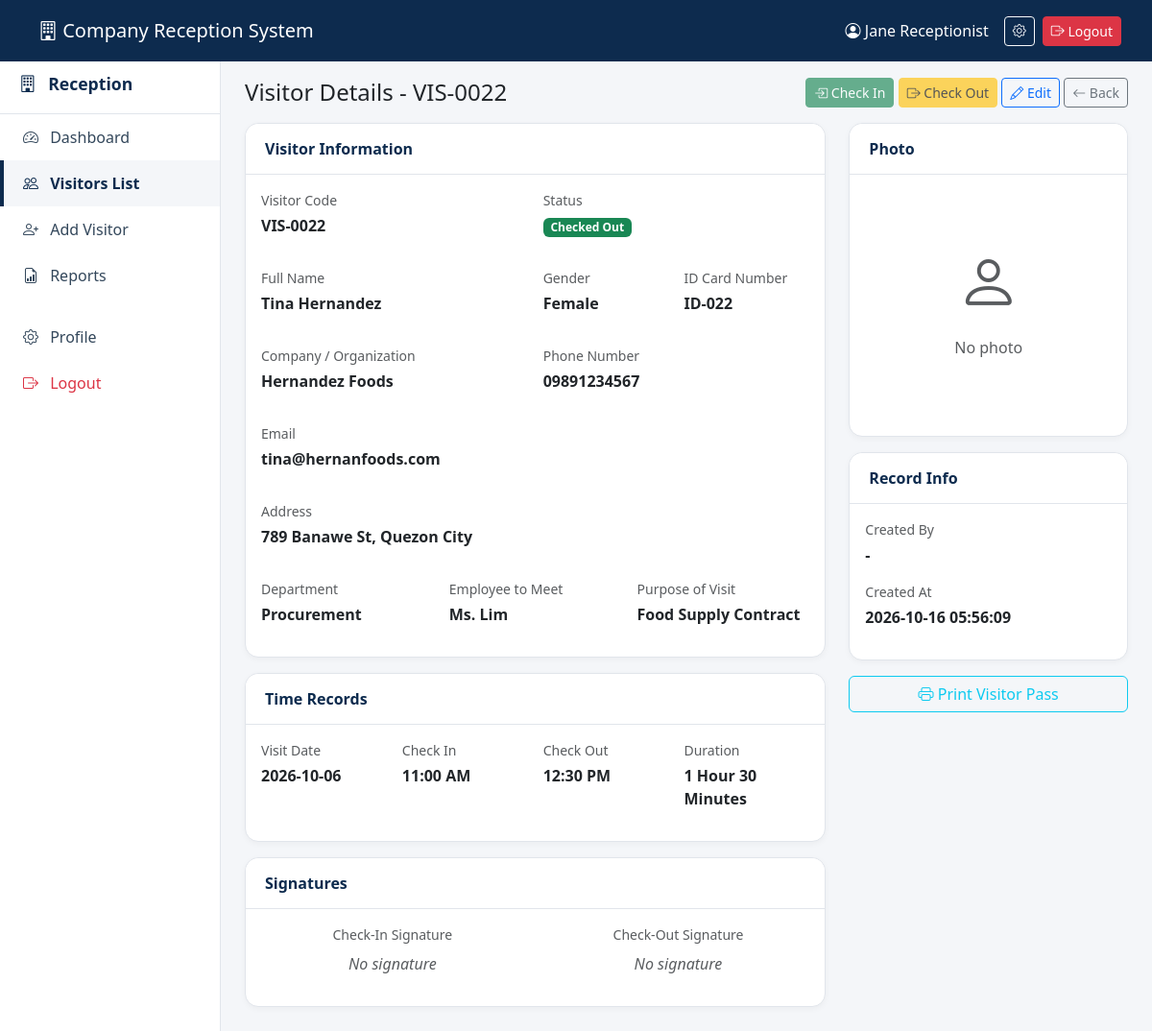
Page /visitors/view.php?id=22 (signed in) on the committed database.
### tables this page shows
CREATE TABLE IF NOT EXISTS visitors (
    id INT(11) NOT NULL AUTO_INCREMENT,
    visitor_code VARCHAR(20) NOT NULL UNIQUE,
    visitor_name VARCHAR(100) NOT NULL,
    gender VARCHAR(10) DEFAULT NULL,
    company VARCHAR(100) DEFAULT NULL,
    phone VARCHAR(20) NOT NULL,
    email VARCHAR(100) DEFAULT NULL,
    address TEXT DEFAULT NULL,
    id_number VARCHAR(50) DEFAULT NULL,
    purpose VARCHAR(255) NOT NULL,
    department VARCHAR(100) NOT NULL,
    employee_to_meet VARCHAR(100) NOT NULL,
    visit_date DATE NOT NULL,
    check_in DATETIME DEFAULT NULL,
    check_out DATETIME DEFAULT NULL,
    duration VARCHAR(50) DEFAULT NULL,
    status ENUM('Waiting','Approved','In Meeting','Checked Out') NOT NULL DEFAULT 'Waiting',
    photo VARCHAR(255) DEFAULT NULL,
    signature_in VARCHAR(255) DEFAULT NULL,
    signature_out VARCHAR(255) DEFAULT NULL,
    created_by INT(11) DEFAULT NULL,
    created_at TIMESTAMP DEFAULT CURRENT_TIMESTAMP,
    PRIMARY KEY (id),
    INDEX idx_visitor_code (visitor_code),
    INDEX idx_visit_date (visit_date),
    INDEX idx_status (status)
);

### visitors/view.php (the view, shortened to what this page needs)
<?php
require_once '../config/database.php';
$id = (int)($_GET['id'] ?? 0);
$stmt = $pdo->prepare("SELECT v.*, u.fullname AS receptionist_name FROM visitors v LEFT JOIN users u ON v.created_by = u.id WHERE v.id = ?");
$stmt->execute([$id]);
$visitor = $stmt->fetch(PDO::FETCH_ASSOC);
$badgeClass = 'bg-warning text-dark';
if ($visitor['status'] === 'Checked Out') $badgeClass = 'bg-success';
include '../includes/header.php';
?>
<div class="d-flex justify-content-between align-items-center mb-3">
    <h4 class="mb-0">Visitor Details - <?php echo htmlspecialchars($visitor['visitor_code']); ?></h4>
    <div>
        <a href="checkin.php?id=<?php echo $visitor['id']; ?>" class="btn btn-success btn-sm <?php echo $visitor['check_in'] ? 'disabled' : ''; ?>">
            <i class="bi bi-box-arrow-in-right"></i> Check In
        </a>
        <a href="checkout.php?id=<?php echo $visitor['id']; ?>" class="btn btn-warning btn-sm <?php echo (!$visitor['check_in'] || $visitor['check_out']) ? 'disabled' : ''; ?>">
            <i class="bi bi-box-arrow-right"></i> Check Out
        </a>
        <a href="edit.php?id=<?php echo $visitor['id']; ?>" class="btn btn-outline-primary btn-sm">
            <i class="bi bi-pencil"></i> Edit
        </a>
        <a href="list.php" class="btn btn-outline-secondary btn-sm">
            <i class="bi bi-arrow-left"></i> Back
        </a>
    </div>
</div>
<div class="row g-4">
    <div class="col-lg-8">
        <div class="card">
            <div class="card-header">Visitor Information</div>
            <div class="card-body">
                <div class="row g-3">
                    <div class="col-md-6">
                        <p class="text-muted mb-1 small">Visitor Code</p>
                        <p class="fw-semibold"><?php echo htmlspecialchars($visitor['visitor_code']); ?></p>
                    </div>
                    <div class="col-md-6">
                        <p class="text-muted mb-1 small">Status</p>
                        <span class="badge <?php echo $badgeClass; ?>"><?php echo htmlspecialchars($visitor['status']); ?></span>
                    </div>
                    <div class="col-md-6">
                        <p class="text-muted mb-1 small">Full Name</p>
                        <p class="fw-semibold"><?php echo htmlspecialchars($visitor['visitor_name']); ?></p>
                    </div>
                    <div class="col-md-3">
                        <p class="text-muted mb-1 small">Gender</p>
                        <p class="fw-semibold"><?php echo htmlspecialchars($visitor['gender'] ?: '-'); ?></p>
                    </div>
                    <div class="col-md-3">
                        <p class="text-muted mb-1 small">ID Card Number</p>
                        <p class="fw-semibold"><?php echo htmlspecialchars($visitor['id_number'] ?: '-'); ?></p>
                    </div>
                    <div class="col-md-6">
                        <p class="text-muted mb-1 small">Company / Organization</p>
                        <p class="fw-semibold"><?php echo htmlspecialchars($visitor['company'] ?: '-'); ?></p>
                    </div>
                    <div class="col-md-6">
                        <p class="text-muted mb-1 small">Phone Number</p>
                        <p class="fw-semibold"><?php echo htmlspecialchars($visitor['phone']); ?></p>
                    </div>
                    <div class="col-md-6">
                        <p class="text-muted mb-1 small">Email</p>
                        <p class="fw-semibold"><?php echo htmlspecialchars($visitor['email'] ?: '-'); ?></p>
                    </div>
                    <div class="col-12">
                        <p class="text-muted mb-1 small">Address</p>
                        <p class="fw-semibold"><?php echo htmlspecialchars($visitor['address'] ?: '-'); ?></p>
                    </div>
                    <div class="col-md-4">
                        <p class="text-muted mb-1 small">Department</p>
                        <p class="fw-semibold"><?php echo htmlspecialchars($visitor['department']); ?></p>
                    </div>
                    <div class="col-md-4">
                        <p class="text-muted mb-1 small">Employee to Meet</p>
                        <p class="fw-semibold"><?php echo htmlspecialchars($visitor['employee_to_meet']); ?></p>
                    </div>
                    <div class="col-md-4">
                        <p class="text-muted mb-1 small">Purpose of Visit</p>
                        <p class="fw-semibold"><?php echo htmlspecialchars($visitor['purpose']); ?></p>
                    </div>
                </div>
            </div>
        </div>
        <div class="card mt-3">
            <div class="card-header">Time Records</div>
            <div class="card-body">
                <div class="row g-3">
                    <div class="col-md-3">
                        <p class="text-muted mb-1 small">Visit Date</p>
                        <p class="fw-semibold"><?php echo htmlspecialchars($visitor['visit_date']); ?></p>
                    </div>
                    <div class="col-md-3">
                        <p class="text-muted mb-1 small">Check In</p>
                        <p class="fw-semibold"><?php echo $visitor['check_in'] ? date('h:i A', strtotime($visitor['check_in'])) : '-'; ?></p>
                    </div>
                    <div class="col-md-3">
                        <p class="text-muted mb-1 small">Check Out</p>
                        <p class="fw-semibold"><?php echo $visitor['check_out'] ? date('h:i A', strtotime($visitor['check_out'])) : '-'; ?></p>
                    </div>
                    <div class="col-md-3">
                        <p class="text-muted mb-1 small">Duration</p>
                        <p class="fw-semibold"><?php echo htmlspecialchars($visitor['duration'] ?: '-'); ?></p>
                    </div>
                </div>
            </div>
        </div>
        <div class="card mt-3">
            <div class="card-header">Signatures</div>
            <div class="card-body">
                <div class="row">
                    <div class="col-md-6 text-center">
                        <p class="text-muted small mb-2">Check-In Signature</p>
                        <?php if ($visitor['signature_in'] && file_exists('../' . $visitor['signature_in'])): ?>
                            <img src="../<?php echo htmlspecialchars($visitor['signature_in']); ?>" class="signature-preview" alt="Signature In">
                        <?php else: ?>
                            <p class="text-muted fst-italic">No signature</p>
                        <?php endif; ?>
                    </div>
                    <div class="col-md-6 text-center">
                        <p class="text-muted small mb-2">Check-Out Signature</p>
                        <?php if ($visitor['signature_out'] && file_exists('../' . $visitor['signature_out'])): ?>
                            <img src="../<?php echo htmlspecialchars($visitor['signature_out']); ?>" class="signature-preview" alt="Signature Out">
                        <?php else: ?>
                            <p class="text-muted fst-italic">No signature</p>
                        <?php endif; ?>
                    </div>
                </div>
            </div>
        </div>
    </div>
    <div class="col-lg-4">
        <div class="card">
            <div class="card-header">Photo</div>
            <div class="card-body text-center">
                <?php if ($visitor['photo'] && file_exists('../' . $visitor['photo'])): ?>
                    <img src="../<?php echo htmlspecialchars($visitor['photo']); ?>" class="img-fluid rounded" style="max-height:250px;" alt="Visitor photo">
                <?php else: ?>
                    <div class="py-5 text-muted">
                        <i class="bi bi-person" style="font-size:4rem;"></i>
                        <p class="mt-2">No photo</p>
                    </div>
                <?php endif; ?>
            </div>
        </div>
        <div class="card mt-3">
            <div class="card-header">Record Info</div>
            <div class="card-body">
                <p class="text-muted mb-1 small">Created By</p>
                <p class="fw-semibold"><?php echo htmlspecialchars($visitor['receptionist_name'] ?: '-'); ?></p>
                <p class="text-muted mb-1 small">Created At</p>
                <p class="fw-semibold"><?php echo htmlspecialchars($visitor['created_at']); ?></p>
            </div>
        </div>
        <div class="mt-3">
            <a href="javascript:void(0);" onclick="window.open('print_pass.php?id=<?php echo $visitor['id']; ?>','popup','width=600,height=800');" class="btn btn-outline-info w-100 mb-2">
                <i class="bi bi-printer"></i> Print Visitor Pass
            </a>
        </div>
    </div>
</div>
<?php include '../includes/footer.php'; ?>

### assets/css/style.css (style rules this page uses)
:root { --dark-blue: #0d2b4e; --dark-blue-light: #14396b; --light-grey: #f4f6f9; --border-grey: #e1e5eb; }
* { margin: 0; padding: 0; box-sizing: border-box; }
body { background-color: var(--light-grey); font-family: 'Segoe UI', Arial, sans-serif; }
.card { border-radius: 14px; border: 1px solid var(--border-grey); box-shadow: 0 2px 6px rgba(0,0,0,0.04); }
.card-header { background-color: #fff; border-bottom: 1px solid var(--border-grey); border-radius: 14px 14px 0 0 !important; font-weight: 600; color: var(--dark-blue); padding: 14px 20px; }

### rows in the picture
visitors: visitor_code "VIS-0022", status "Checked Out", visitor_name "Tina Hernandez", gender "Female", id_number "ID-022", company "Hernandez Foods", phone "09891234567", email "tina@hernanfoods.com", address "789 Banawe St, Quezon City", department "Procurement", employee_to_meet "Ms. Lim", purpose "Food Supply Contract", visit_date "2026-10-06", check_in "11:00 AM", check_out "12:30 PM", duration "1 Hour 30 Minutes", created_at "2026-10-16 05:56:09"

### other values in the picture
$_SESSION['fullname'] "Jane Receptionist"
$visitor['receptionist_name'] ?: '-' "-"
